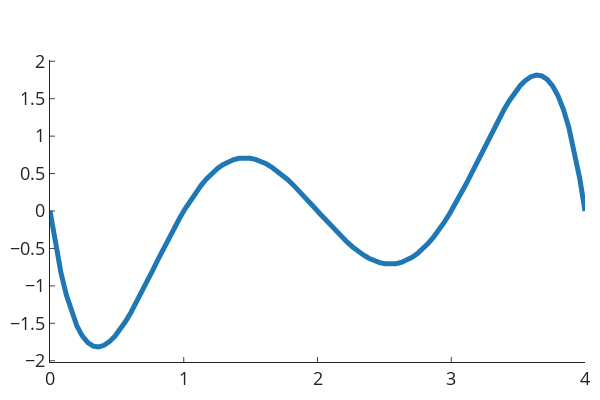

Source (notebook cell):
### Code cell
def plot(xs, ys, filename):
    fig = go.Figure(data=[
        go.Scatter(x=x, y=y, line=dict(width=5), marker=dict(size=10))
        for x, y in zip(xs, ys)])

    fig.update_layout(
        # title=dict(text=f"L2 Projection Error (u(x,y) = {u_str})", x=0.5),
        width=600,
        height=400,
        xaxis=dict(ticks="inside"),
        yaxis=dict(ticks="inside"),
        template="simple_white",
        font=dict(size=18),
        showlegend=False,
        # legend=dict(orientation="v", yanchor="top", y=1.15,
        #             xanchor="right", x=0.99, bgcolor='rgba(0,0,0,0)', font_size=18),
        margin=dict(l=10, r=10, t=60, b=10))

    fig.write_image(filename)
    fig.show()

plot([x], [y], "f.pdf")
